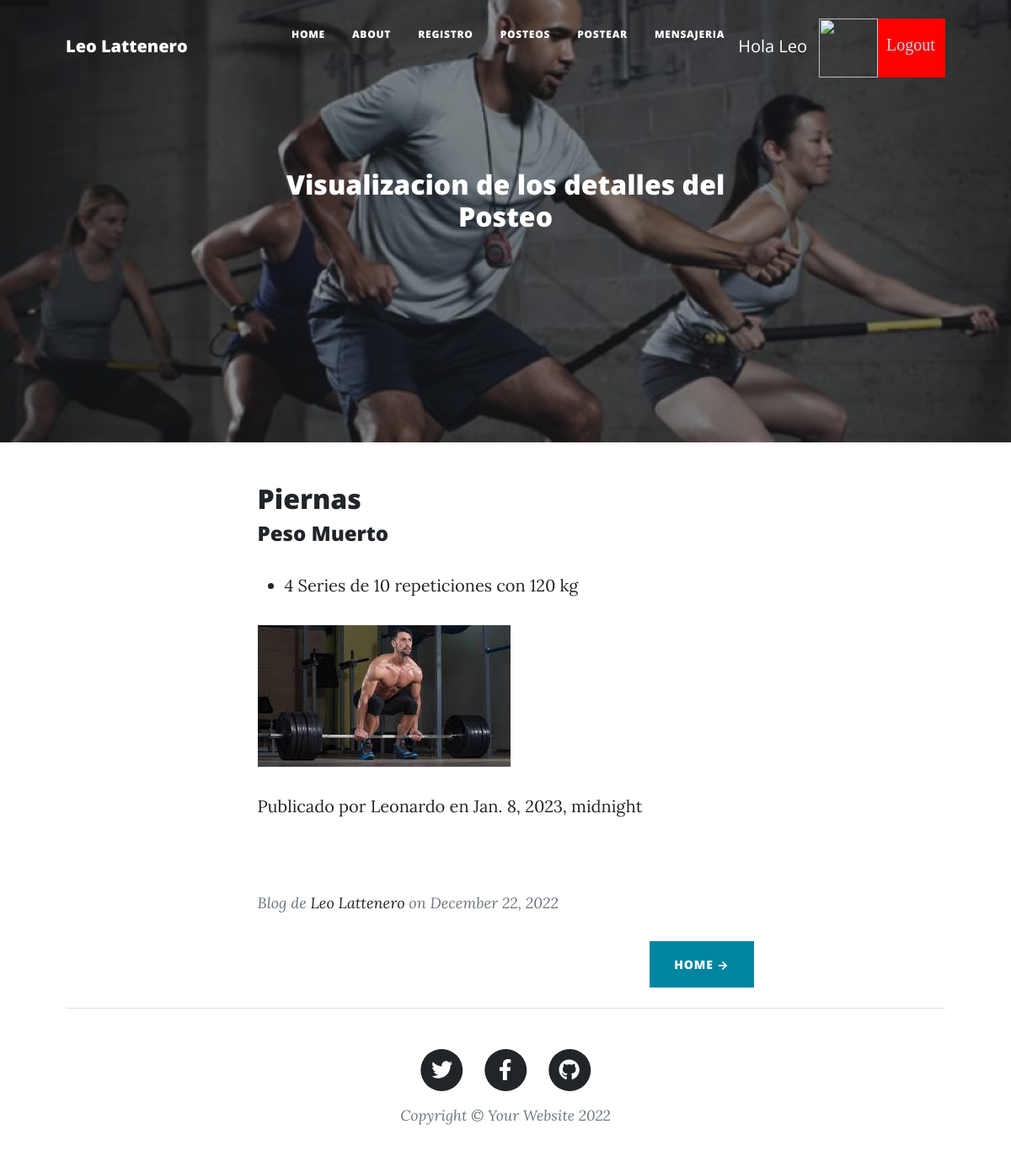
Screenshot of /post/83 (signed in) with the database file from the repository.
### AppRutinas/models.py (models this page shows, shortened)
class Posteo(models.Model):
    titulo = models.CharField(max_length=255)
    subtitulo = models.CharField(max_length=255)
    imagen = models.ImageField(upload_to='media', blank=True)
    cuerpo = RichTextUploadingField() # CKEditor Rich Text Field
    autor = models.CharField(max_length=255)
    fecha = models.DateField(default='2023-1-8')

### AppRutinas/views.py (the view)
# urls.py: path("post/<id>", post, name = "post"),
@login_required
def post(request, id):
    publicacion = Posteo.objects.get(id = id)
    return render(request, "post.html", {"publicacion" : publicacion, "mensaje": "Visualizacion de los detalles del Posteo", "imagen": obtenerAvatar(request)})

### AppLogin/views.py (called while the page is built)
def obtenerAvatar(request):
    if request.user.is_authenticated:
        lista=Avatar.objects.filter(user=request.user)
        if len(lista)!=0:
            imagen=lista[0].imagen.url
        else:
            imagen="/media/avatares/avatarpordefecto.jpg"
        return imagen

### AppRutinas/templates/post.html
{% extends "indexR.html" %}
{% load static %}
{% block titulo %}
    <h2 class="mb-5"> {{ mensaje }}  </h2>
{% endblock %}
{% block contenido_que_cambia %}
    <article class="mb-4">
        <div class="container px-4 px-lg-5">
            <div class="row gx-4 gx-lg-5 justify-content-center">
                <div class="col-md-10 col-lg-8 col-xl-7">
                    <h2 class="post-title">{{ publicacion.titulo }}</h2>
                    <h4 class="post-subtitle">{{ publicacion.subtitulo }}</h3>
                    <p>{{ publicacion.cuerpo | safe }}</p>
                    <img class="img-fluid" src= "{{ publicacion.imagen.url }}" alt="..." /></a>
                    <p class="post-meta">
                        Publicado por {{ publicacion.autor }}
                        en {{ publicacion.fecha }}
                    </p>
                </div>
            </div>
        </div>
    </article>
{% endblock %}

### AppRutinas/templates/indexR.html (shortened to what this page needs)
<!DOCTYPE html>
<html lang="en">
    <head>
        {% load static %}
        <link href="{% static 'css/styles.css' %}" rel="stylesheet" />
    </head>
    <body>
        <nav class="navbar navbar-expand-lg navbar-light" id="mainNav">
            <div class="container px-4 px-lg-5">
                <a class="navbar-brand" href="{% url 'about' %}">Leo Lattenero </a>
                <div class="collapse navbar-collapse" id="navbarResponsive">
                    <ul class="navbar-nav ms-auto py-4 py-lg-0">
                        <li class="nav-item"><a class="nav-link px-lg-3 py-3 py-lg-4" href="{% url 'inicioRut' %}">Home</a></li>
                        <li class="nav-item"><a class="nav-link px-lg-3 py-3 py-lg-4" href="{% url 'about' %}">About</a></li>
                        <li class="nav-item"><a class="nav-link px-lg-3 py-3 py-lg-4" href="{% url 'register' %}">Registro</a></li>
                        <li class="nav-item"><a class="nav-link px-lg-3 py-3 py-lg-4" href="{% url 'posteos' %}">Posteos</a></li>
                        {% if user.is_authenticated %}
                        <li class="nav-item"><a class="nav-link px-lg-3 py-3 py-lg-4" href="{% url 'posteoForm' %}">Postear</a></li>
                        <li class="nav-item"><a class="nav-link px-lg-3 py-3 py-lg-4" href="{% url 'mensajeFormulario' %}">Mensajeria</a></li>
                        <p style="color: white"> Hola   {{ user.username }}</p>
                        <img src="{{ imagen }}" class="img" alt="">
                        <a class="bot2" href="{% url 'logout' %}">Logout</a>
                        {% else %}
                        <a class="bot" href="{% url 'login' %}">Login</a>
                        {% endif %}
                    </ul>
                </div>
            </div>
        </nav>
        <header class="masthead" style="background-image: url('/static/assets/img/entrenamiento.png')">
            <div class="container position-relative px-4 px-lg-5">
                <div class="row gx-4 gx-lg-5 justify-content-center">
                    <div class="col-md-10 col-lg-8 col-xl-7">
                        <div class="site-heading">
                            {% block titulo %}
                            {% endblock %}
                        </div>
                    </div>
                </div>
            </div>
        </header>
        {% block contenido_que_cambia %}
        {% endblock %}
        <div class="container px-4 px-lg-5">
            <div class="row gx-4 gx-lg-5 justify-content-center">
                <div class="col-md-10 col-lg-8 col-xl-7">
                    <div class="post-preview">
                        <p class="post-meta">
                            Blog de
                            <a href="{% url 'about' %}">Leo Lattenero </a>
                            on December 22, 2022
                        </p>
                    <div class="d-flex justify-content-end mb-4"><a class="btn btn-primary text-uppercase" href="{% url 'inicioRut' %}"> Home →</a></div>
                </div>
            </div>
        </div>
        <footer class="border-top">
            <div class="container px-4 px-lg-5">
                <div class="row gx-4 gx-lg-5 justify-content-center">
                    <div class="col-md-10 col-lg-8 col-xl-7">
                        <ul class="list-inline text-center">
                            <li class="list-inline-item">
                                <a href="https://twitter.com/LeonardoLatten1" target="_blank">
                                    <span class="fa-stack fa-lg">
                                        <i class="fas fa-circle fa-stack-2x"></i>
                                        <i class="fab fa-twitter fa-stack-1x fa-inverse"></i>
                                    </span>
                                </a>
                            </li>
                            <li class="list-inline-item">
                                <a href="https://www.facebook.com/leonardo.lattenero" target="_blank">
                                    <span class="fa-stack fa-lg">
                                        <i class="fas fa-circle fa-stack-2x"></i>
                                        <i class="fab fa-facebook-f fa-stack-1x fa-inverse" ></i>
                                    </span>
                                </a>
                            </li>
                            <li class="list-inline-item">
                                <a href="https://github.com/LeoLatt" target="_blank">
                                    <span class="fa-stack fa-lg">
                                        <i class="fas fa-circle fa-stack-2x"></i>
                                        <i class="fab fa-github fa-stack-1x fa-inverse"></i>
                                    </span>
                                </a>
                            </li>
                        </ul>
                        <div class="small text-center text-muted fst-italic">Copyright &copy; Your Website 2022</div>
                    </div>
                </div>
            </div>
        </footer>
    </body>
</html>

### AppRutinas/templates/indexR.html (style rules this page uses)
.img { margin-top: 14px; margin-left: 14px; width: 70px; height: 70px; }
.bot2 { display: inline-block; margin-top: 14px; background-color: red; font-family:'Times New Roman', Times, serif; width: 80px; height: 70px; padding: 16px 10px; color:lightblue; }

### rows the page displays
Posteo: titulo "Piernas", subtitulo "Peso Muerto", cuerpo "4 Series de 10 repeticiones con 120 kg", imagen (picture), autor "Leonardo", fecha "Jan. 8, 2023, midnight"

### other values shown
{{ user.username }} "Leo"
{{ mensaje }} "Visualizacion de los detalles del Posteo"
